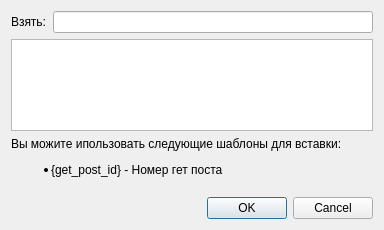
<?xml version="1.0" encoding="UTF-8"?>
<ui version="4.0">
 <class>Dialog</class>
 <widget class="QDialog" name="Dialog">
  <property name="geometry">
   <rect>
    <x>0</x>
    <y>0</y>
    <width>384</width>
    <height>230</height>
   </rect>
  </property>
  <property name="windowTitle">
   <string>Dialog</string>
  </property>
  <layout class="QGridLayout" name="gridLayout">
   <item row="0" column="0">
    <layout class="QHBoxLayout" name="horizontalLayout">
     <item>
      <widget class="QLabel" name="label">
       <property name="text">
        <string>Взять:</string>
       </property>
      </widget>
     </item>
     <item>
      <widget class="QLineEdit" name="lineEdit_Post_ID">
       <property name="inputMask">
        <string>999999999999999; </string>
       </property>
      </widget>
     </item>
    </layout>
   </item>
   <item row="1" column="0">
    <widget class="QPlainTextEdit" name="TextEdit_GetText"/>
   </item>
   <item row="3" column="0">
    <widget class="QDialogButtonBox" name="buttonBox">
     <property name="standardButtons">
      <set>QDialogButtonBox::Cancel|QDialogButtonBox::Ok</set>
     </property>
    </widget>
   </item>
   <item row="2" column="0">
    <widget class="QLabel" name="label_2">
     <property name="text">
      <string>&lt;!DOCTYPE HTML PUBLIC &quot;-//W3C//DTD HTML 4.0//EN&quot; &quot;http://www.w3.org/TR/REC-html40/strict.dtd&quot;&gt;
&lt;html&gt;&lt;head&gt;&lt;meta name=&quot;qrichtext&quot; content=&quot;1&quot; /&gt;&lt;style type=&quot;text/css&quot;&gt;
p, li { white-space: pre-wrap; }
&lt;/style&gt;&lt;/head&gt;&lt;body style=&quot; font-family:'DejaVu Sans'; font-size:9pt; font-weight:400; font-style:normal;&quot;&gt;
&lt;p style=&quot; margin-top:0px; margin-bottom:0px; margin-left:0px; margin-right:0px; -qt-block-indent:0; text-indent:0px;&quot;&gt;Вы можите ипользовать следующие шаблоны для вставки:&lt;/p&gt;
&lt;ul style=&quot;margin-top: 0px; margin-bottom: 0px; margin-left: 0px; margin-right: 0px; -qt-list-indent: 1;&quot;&gt;&lt;li style=&quot; font-family:'Droid Sans';&quot; style=&quot; margin-top:12px; margin-bottom:0px; margin-left:0px; margin-right:0px; -qt-block-indent:0; text-indent:0px;&quot;&gt;{get_post_id} - Номер гет поста&lt;/li&gt;&lt;/ul&gt;
&lt;p style=&quot;-qt-paragraph-type:empty; margin-top:0px; margin-bottom:12px; margin-left:0px; margin-right:0px; -qt-block-indent:1; text-indent:0px; font-family:'Droid Sans';&quot;&gt;&lt;/p&gt;&lt;/body&gt;&lt;/html&gt;</string>
     </property>
     <property name="textFormat">
      <enum>Qt::RichText</enum>
     </property>
    </widget>
   </item>
  </layout>
 </widget>
 <resources/>
 <connections>
  <connection>
   <sender>buttonBox</sender>
   <signal>accepted()</signal>
   <receiver>Dialog</receiver>
   <slot>accept()</slot>
   <hints>
    <hint type="sourcelabel">
     <x>260</x>
     <y>209</y>
    </hint>
    <hint type="destinationlabel">
     <x>0</x>
     <y>206</y>
    </hint>
   </hints>
  </connection>
  <connection>
   <sender>buttonBox</sender>
   <signal>rejected()</signal>
   <receiver>Dialog</receiver>
   <slot>reject()</slot>
   <hints>
    <hint type="sourcelabel">
     <x>322</x>
     <y>213</y>
    </hint>
    <hint type="destinationlabel">
     <x>-1</x>
     <y>150</y>
    </hint>
   </hints>
  </connection>
 </connections>
</ui>
